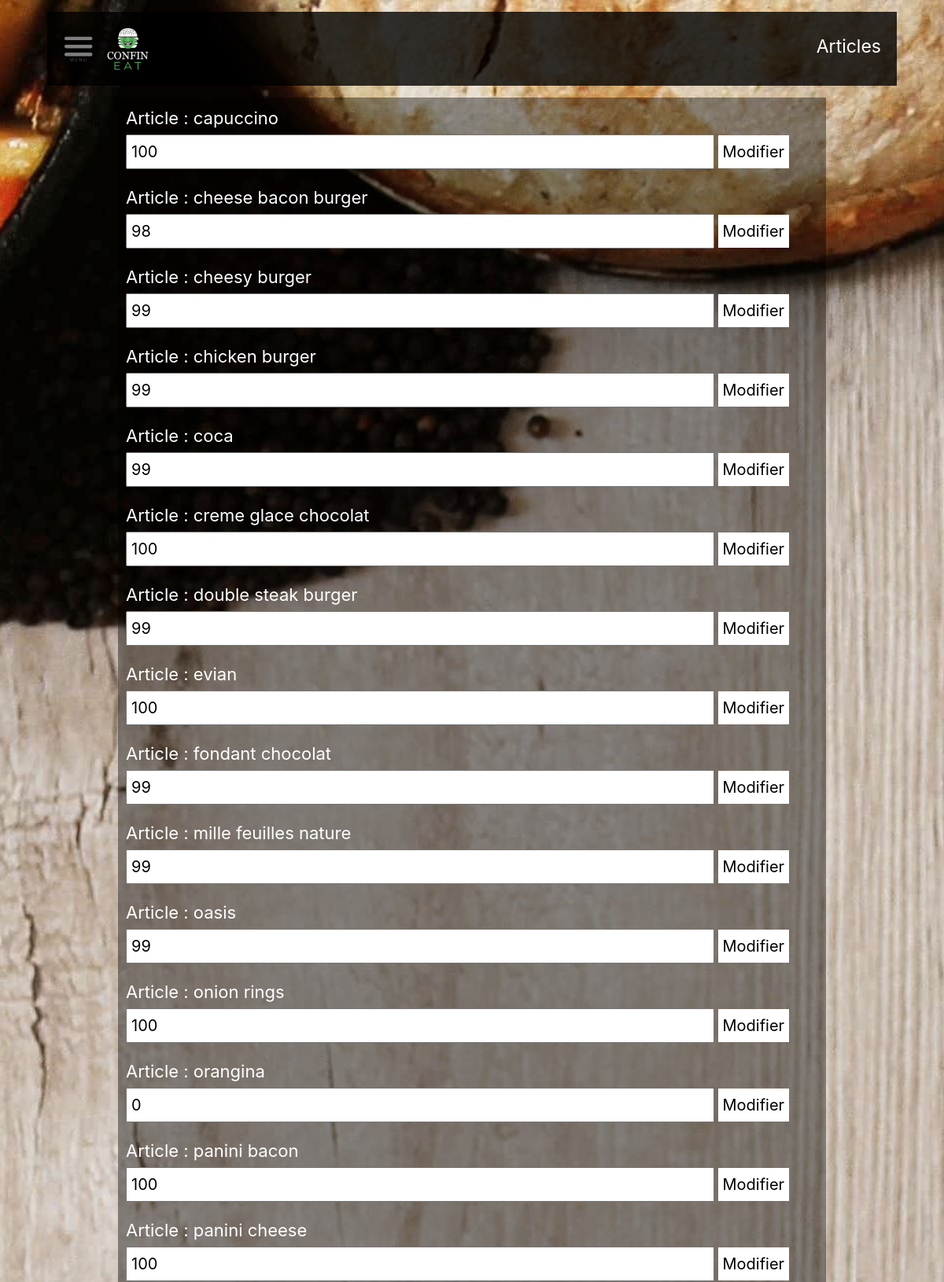
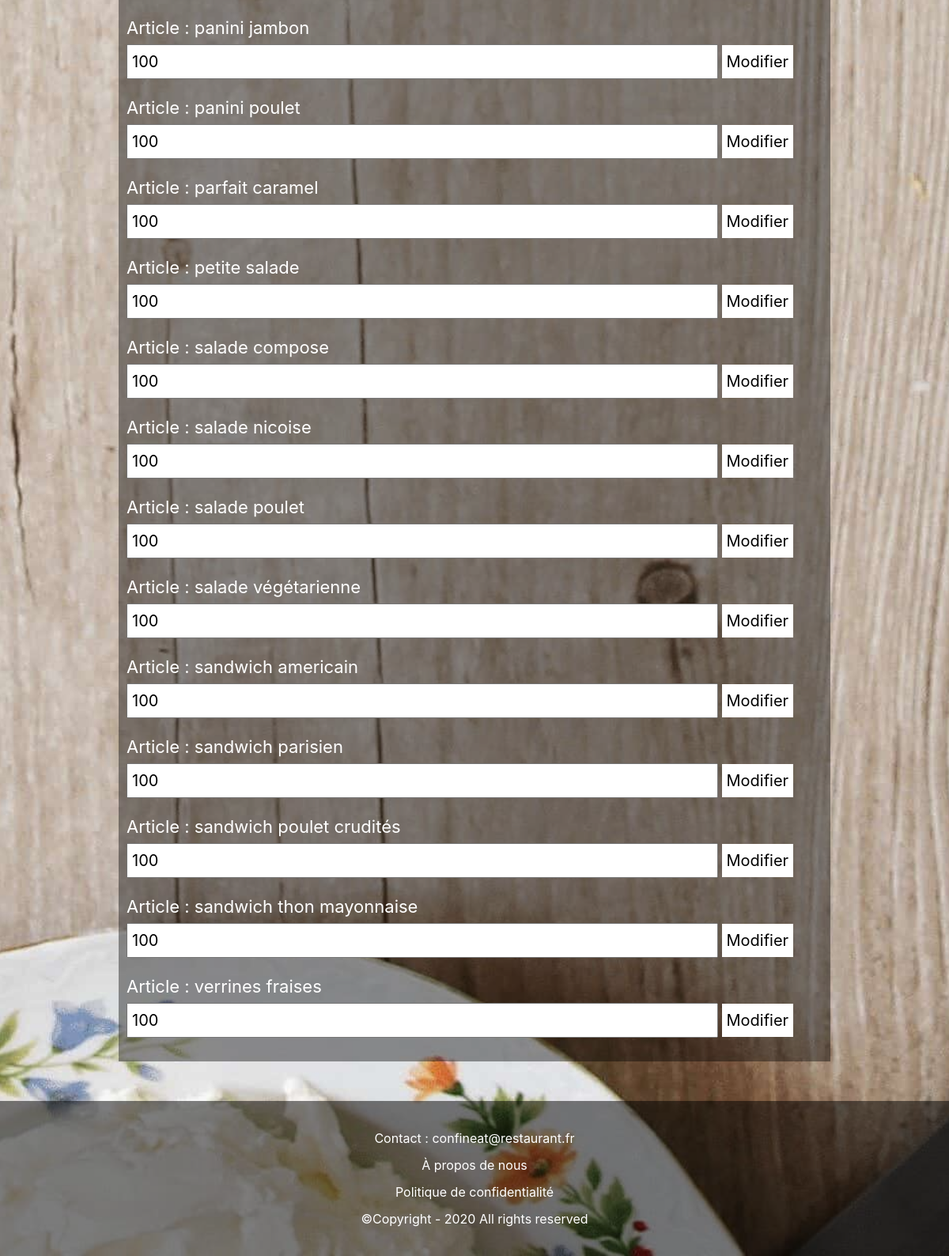
Page /index.php?action=articles (signed in) on the committed database (2 pictures, top to bottom).
### tables this page shows
CREATE TABLE `item` (
  `idItem` int(11) NOT NULL COMMENT 'Identifiant Article',
  `name` varchar(100) NOT NULL COMMENT 'Nom',
  `price` float DEFAULT NULL COMMENT 'Prix',
  `type` int(11) DEFAULT NULL COMMENT 'Type : 0 groupe 1 plat 2 boisson 3 dessert ',
  `quantity` int(11) DEFAULT 100 COMMENT 'Quantité disponible en stock',
  `imgPath` varchar(255) NOT NULL COMMENT 'URL image'
);

### model/MyPDO.template.php (called while the page is built, shortened)
<?php declare(strict_types=1);
final class MyPDO
{
    private static $PDOInstance = null;
    private static $DSN = null;
    private static $username = null;
    private static $password = null;
    private static $driverOptions = [
        PDO::ATTR_ERRMODE => PDO::ERRMODE_EXCEPTION,
        PDO::ATTR_DEFAULT_FETCH_MODE => PDO::FETCH_ASSOC,
    ];
    public static function getInstance(): PDO
    {
        if (is_null(self::$PDOInstance)) {
            if (self::hasConfiguration()) {
                self::$PDOInstance = new PDO(self::$DSN, self::$username, self::$password, self::$driverOptions);
            } else {
                throw new Exception(__CLASS__.': Configuration not set');
            }
        }
        return self::$PDOInstance;
    }
    public static function setConfiguration(
        string $dsn,
        string $username = '',
        string $password = '',
        array $driver_options = []
    ): void {
        self::$DSN = $dsn;
        self::$username = $username;
        self::$password = $password;
        self::$driverOptions = $driver_options + self::$driverOptions;
    }
    private static function hasConfiguration(): bool
    {
        return self::$DSN !== null;
    }
}

### model/AdminHandler.php (called while the page is built, shortened)
<?php declare(strict_types=1);
class AdminHandler extends BaseHandler {
    public function getQuantities(): array {
        $stmt = MyPDO::getInstance()->prepare(<<<SQL
        SELECT name, imgPath, quantity, idItem
        FROM item
        ORDER BY 1;
SQL
);
        $stmt->execute([]);
        if ($stmt->rowCount() > 0) {
            return $stmt->fetchAll();
        }else{
            $this->isError = true;
            return [];
        }
    }
}

### view/pages/articles.php (the view, shortened to what this page needs)
<?php declare(strict_types=1);
$p = new WebPage("Articles");
$body = "<main>";
foreach ($items as $item) {
    $body .= <<<HTML
    <div class="item">
        <div class="item-name">
            <span>Article : {$item["name"]}</span>
        </div>
        <form>
            <input type="text" class="quantity-{$item['idItem']}" placeholder="Quantité" value="{$item['quantity']}">
            <input type="button" value="Modifier" onclick="setQuantities({$item['idItem']})">
        </form>
        <div class="error-{$item['idItem']}"></div>
    </div>
    HTML;
}
$p->appendJs(<<<JS
function setQuantities(iditem) {
    let newQuantity = document.querySelector(".quantity-"+iditem).value;
    new AjaxRequest(
    {
        url        : "index.php?action=setquantity",
        method     : 'post',
        handleAs   : 'json',
        parameters : {
            id: iditem,
            quantity: newQuantity
        },
        onSuccess : function(message) {
            document.querySelector(".error-"+iditem).innerHTML = message;
            document.querySelector(".error-"+iditem).style.color = "#2ecc71";
            window.setTimeout(() => {
                document.querySelector(".error-"+iditem).innerHTML = "";
            }, 3000);
        },
        onError : function(status, message) {
            document.querySelector(".error-"+iditem).innerHTML = message;
            document.querySelector(".error-"+iditem).style.color = "#e74c3c";
        }
    });
}
JS);
$body .= "</main>";
$p->appendContent($body);
$p->appendJsUrl("view/js/overlay.js");
$p->appendJsUrl("view/js/basket.js");
$p->appendJsUrl("view/js/ajaxrequest.js");
$p->appendCssUrl("view/css/accueil.css");
$p->appendCssUrl("view/css/articles.css");
$p->appendCssUrl("view/css/overlay.css");
$p->appendCssUrl("view/css/overlay_img.css");
echo $p->toHTML();

### index.php (shortened to what this page needs)
<?php
require_once("front_controller.php");
final class Index{
    public static function API() : void{
        if (isset($_GET["action"]) && !empty($_GET["action"])){
            switch ($_GET["action"]){
                case "articles":
                    FrontController::getArticlesPage();
                    break;
            }
        }else{
            FrontController::getHomePage();
        }
    }
}
Index::API();

### front_controller.php (shortened to what this page needs)
<?php
class FrontController{
    public static function getArticlesPage(): void {
        if (isset($_SESSION["id"]) && $_SESSION["userLevel"] == 1) {
            $ah = new AdminHandler;
            $items = $ah->getQuantities();
            require_once "view/pages/articles.php";
        }else{
            header("Location: index.php");
        }
    }
}

### model/WebPage.php (shortened to what this page needs)
<?php declare(strict_types=1);
class WebPage
{
    private $head = '';
    private $title = null;
    private $body = '';
    public function body(): string
    {
        return $this->body;
    }
    public function head(): string
    {
        return $this->head;
    }
    public function setTitle(string $title): void
    {
        $this->title = $title;
    }
    public function appendToHead(string $content): void
    {
        $this->head .= $content;
    }
    public function appendContent(string $content): void
    {
        $this->body .= $content;
    }
    public function toHTML(): string
    {
        if (!isset($_SESSION["id"])){
            $link = <<<HTML
            <a href='index.php?action=login'>
                <span class="navText">Connexion</span>
                <img class="navImg"  src="view/img/icone/connexion.png"/>
            </a>
            <a href='index.php?action=register'>
                <span class="navText">Inscription</span>
                <img class="navImg"  src="view/img/icone/inscription.png"/>
            </a>
HTML;
        }else{
            $link = <<<HTML
            <a href='index.php?action=logout'>
                <span class="navText">Déconnexion</span>
                <img class="navImg"  src="view/img/icone/deconnexion.png"/>
            </a>
            <a href='index.php?action=compte'>
                <span class="navText">Mon Compte</span>
                <img class="navImg"  src="view/img/icone/compte.png"/>
            </a>
HTML;
            if (isset($_SESSION["userLevel"])){
                if ($_SESSION["userLevel"] == 3) {
                    $link .= <<<HTML
                    <a href='index.php?action=basket'>
                        <span class="navText">Mon Panier</span>
                        <img class="navImg" src="view/img/icone/panier.png"/>
                    </a>
                    <a href="index.php?action=desserts">
                        <span class="navText">Desserts</span>
                        <img class="navImg" src="view/img/icone/dessert.png"/>
                    </a>
                    <a href="index.php?action=boissons">
                        <span class="navText">Boissons</span>
                        <img class="navImg" src="view/img/icone/boisson.png"/>
                    </a>
HTML;
                }else{
                    $link .= <<<HTML
                    <a href='index.php?action=orders'>
                        <span class="navText">Commandes</span>
                        <img class="navImg" src="view/img/icone/orders.png"/>
                    </a>
                    <a href='index.php?action=articles'>
                        <span class="navText">Articles</span>
                        <img class="navImg" src="view/img/icone/articles.png"/>
                    </a>
                    HTML;
                }
            }
        }
        return <<<HTML
        <!doctype html>
        <html lang="fr">
            <head>
                <link rel="stylesheet" href="https://unpkg.com/leaflet@1.6.0/dist/leaflet.css"/>
                <link rel="stylesheet" href="https://unpkg.com/leaflet-control-geocoder/dist/Control.Geocoder.css" />
                <link rel="stylesheet" href="https://unpkg.com/leaflet-routing-machine@latest/dist/leaflet-routing-machine.css" />
                <link rel="stylesheet" href="https://stackpath.bootstrapcdn.com/bootstrap/4.3.1/css/bootstrap.min.css">
                <title>{$this->title}</title>
                {$this->head()}
            </head>
            <body class="d-flex flex-column vh-100">
                <header class="header">
                    <nav class="titre">
                        <span class="nav-menu">
                            <img onclick="openNav()" src="view/img/logo_menu.png" alt="logo_menu">
                        </span>
                        <span class="nav-logo"><a href="index.php"><img src="view/img/logo_confineat.png" alt="logo_confineat"></a></span>
                        <span class="nav-title">{$this->title}</span>
                    </nav>
                            {$link}
                </header>
                {$this->body()}
                <footer  class="footer">
                    <div class="box">Contact : confineat@restaurant.fr</div>
                    <div class="box"><a href='index.php?action=aboutus'>À propos de nous</a></div>
                    <div class="box"><a href='index.php?action=policy'>Politique de confidentialité</a></div>
                    <div class="box">©Copyright - 2020 All rights reserved</div>
                </footer>
            </body>
        </html>
HTML;
    }
}

### view/css/accueil.css (style rules this page uses)
body { margin: 0px; padding: 0px; background: url("../img/fond_ecran.png") no-repeat center fixed; background-size: cover; -webkit-background-size: cover; color: white; display: flex; flex-direction: column; min-height: 100vh; }
html { position: relative; min-height: 100%; }
img[alt^="logo"] { min-width: 20px; height: auto; opacity: 100%; }
img[alt="logo_menu"] { cursor: pointer; }
nav[class^="titre"] { background-color: rgba(0, 0, 0, .8); margin: 15px 5% 15px 5%; padding: 20px; }
.nav-menu img { width: 40px; }
.nav-logo img { margin-left: 10px; width: 55px; }
.nav-title { font-size: 23px; float: right; margin-top: 7px; }
div[class^="box"] { display: flex; padding: 5px; }
.footer { background-color: rgba(0,0,0,.5); margin-top: 50px; padding-top: 30px; padding-bottom: 30px; }
.footer a { color: #fff; }
footer div[class^="box"] { justify-content: center; }

### view/css/articles.css (style rules this page uses)
.item { margin-bottom: 20px; }
.item-name { font-size: 22px; }
main { background-color: rgba(0,0,0,.4); width: 50%; margin-left: auto; margin-right: auto; padding: 10px; }
input[type="text"] { width: 85%; outline: none; font-size: 20px; padding: 5px; }
input[type="button"] { font-size: 20px; padding: 6px; background-color: #fff; border: 0; margin-top: 5px; }
@media screen and (max-width: 1300px) { main { width: 75%; } }

### rows in the picture
item: name "capuccino", quantity "100"
item: name "cheese bacon burger", quantity "98"
item: name "cheesy burger", quantity "99"
item: name "chicken burger", quantity "99"
item: name "coca", quantity "99"
item: name "creme glace chocolat", quantity "100"
item: name "double steak burger", quantity "99"
item: name "evian", quantity "100"
item: name "fondant chocolat", quantity "99"
item: name "mille feuilles nature", quantity "99"
item: name "oasis", quantity "99"
item: name "onion rings", quantity "100"
item: name "orangina", quantity "0"
item: name "panini bacon", quantity "100"
item: name "panini cheese", quantity "100"
item: name "panini jambon", quantity "100"
item: name "panini poulet", quantity "100"
item: name "parfait caramel", quantity "100"
item: name "petite salade", quantity "100"
item: name "salade compose", quantity "100"
item: name "salade nicoise", quantity "100"
item: name "salade poulet", quantity "100"
item: name "salade végétarienne", quantity "100"
item: name "sandwich americain", quantity "100"
item: name "sandwich parisien", quantity "100"
item: name "sandwich poulet crudités", quantity "100"
item: name "sandwich thon mayonnaise", quantity "100"
item: name "verrines fraises", quantity "100"

### other values in the picture
$this->title "Articles"
